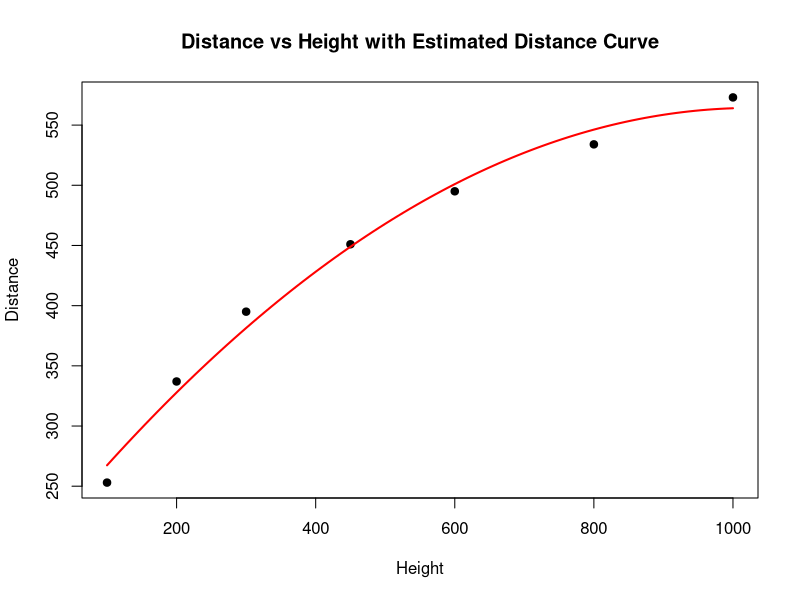
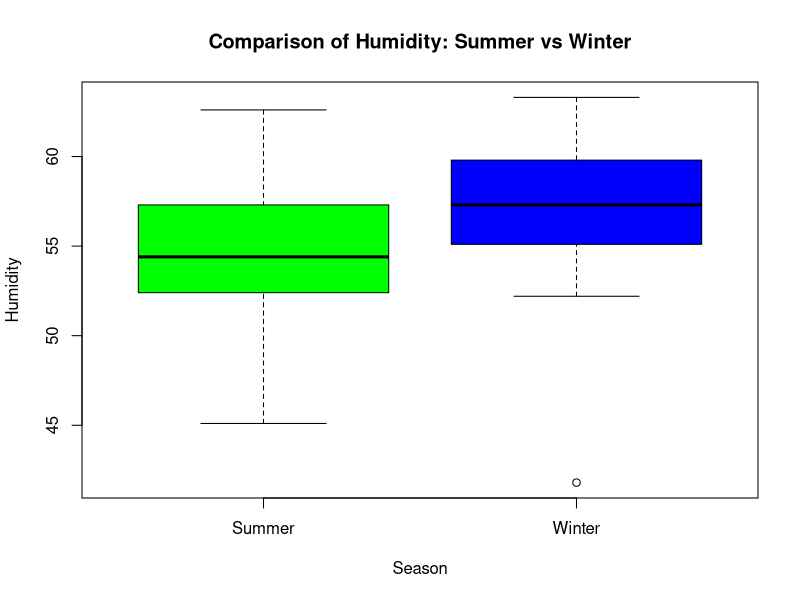
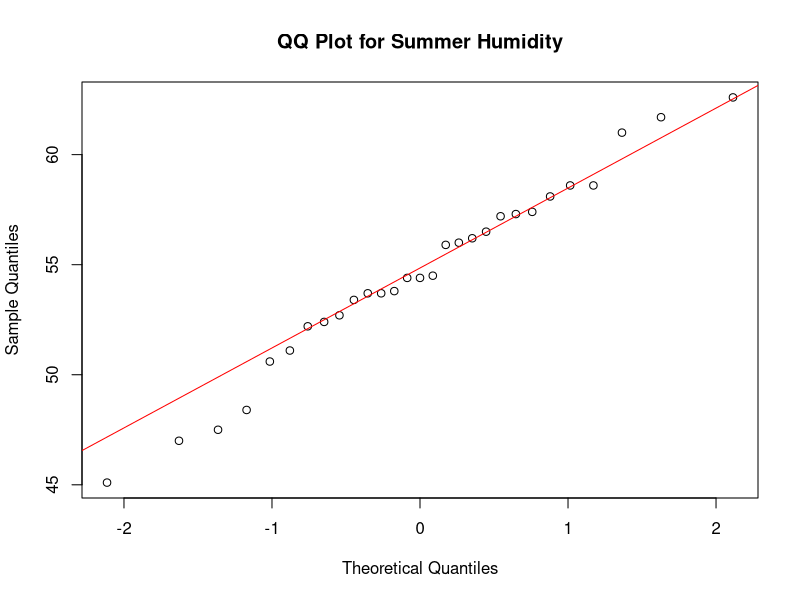
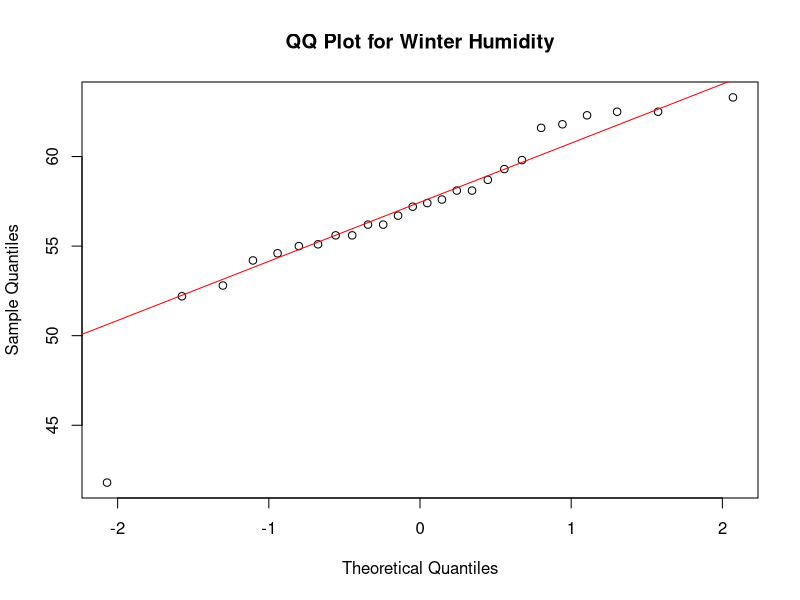

Source code (R) for these figures, in order:
## ---- chunk 1
knitr::opts_chunk$set(echo = TRUE)
## ---- chunk 2
# Create the vectors
Location <- c("A", "A", "A", "B", "B", "B", "C")
Height <- c(100, 200, 300, 450, 600, 800, 1000)
Distance <- c(253, 337, 395, 451, 495, 534, 573)

# Create the data frame
Galileo <- data.frame(Location, Height, Distance)

# Display the data frame
Galileo
## ---- chunk 3
# Compute sample mean, median, variance, and IQR for Distance
mean_distance <- mean(Galileo$Distance)
median_distance <- median(Galileo$Distance)
variance_distance <- var(Galileo$Distance)
iqr_distance <- IQR(Galileo$Distance)

# Display the results
mean_distance
median_distance
variance_distance
iqr_distance
## ---- chunk 4
# Create estimated distance D.Hat and add it to the data frame
Galileo$D.Hat <- 200 + 0.708 * Galileo$Height - 0.000344 * (Galileo$Height^2)

# Create the LO variable: TRUE if estimated distance is lower than measured distance
Galileo$LO <- Galileo$D.Hat < Galileo$Distance

# Display the updated data frame
Galileo

# Extract the subset where LO is FALSE
Galileo_subset <- Galileo[!Galileo$LO, ]
Galileo_subset
## ---- chunk 5
# Scatterplot of Distance vs Height
plot(Galileo$Height, Galileo$Distance, 
     main = "Distance vs Height with Estimated Distance Curve", 
     xlab = "Height", ylab = "Distance", pch = 19)

# Create a sequence of Height values for a smooth curve
height_seq <- seq(min(Galileo$Height), max(Galileo$Height), length.out = 100)
dhat_curve <- 200 + 0.708 * height_seq - 0.000344 * (height_seq^2)

# Overlay the curve for estimated distance
lines(height_seq, dhat_curve, col = "red", lwd = 2)
## ---- chunk 6
# Read in the data from the CSV file
humidity_data <- read.csv("hw4q2.csv", header = TRUE)

# Inspect the first few rows and column names to verify the data
head(humidity_data)
names(humidity_data)

# Create a boxplot comparing Humidity for Summer and Winter
boxplot(Humidity ~ Season, data = humidity_data,
        main = "Comparison of Humidity: Summer vs Winter",
        xlab = "Season", ylab = "Humidity",
        col = c("green", "blue"))
## ---- chunk 7
# Subset the data by Season
summer_humidity <- subset(humidity_data, Season == "Summer")$Humidity
winter_humidity <- subset(humidity_data, Season == "Winter")$Humidity

# QQ plot for Summer humidity
qqnorm(summer_humidity, main = "QQ Plot for Summer Humidity")
qqline(summer_humidity, col = "red")

# QQ plot for Winter humidity
qqnorm(winter_humidity, main = "QQ Plot for Winter Humidity")
qqline(winter_humidity, col = "red")
## ---- chunk 8
# Calculate variance and IQR for Summer humidity
var_summer <- var(summer_humidity)
iqr_summer <- IQR(summer_humidity)

# Calculate variance and IQR for Winter humidity
var_winter <- var(winter_humidity)
iqr_winter <- IQR(winter_humidity)

# Print the results
var_summer
iqr_summer
var_winter
iqr_winter
